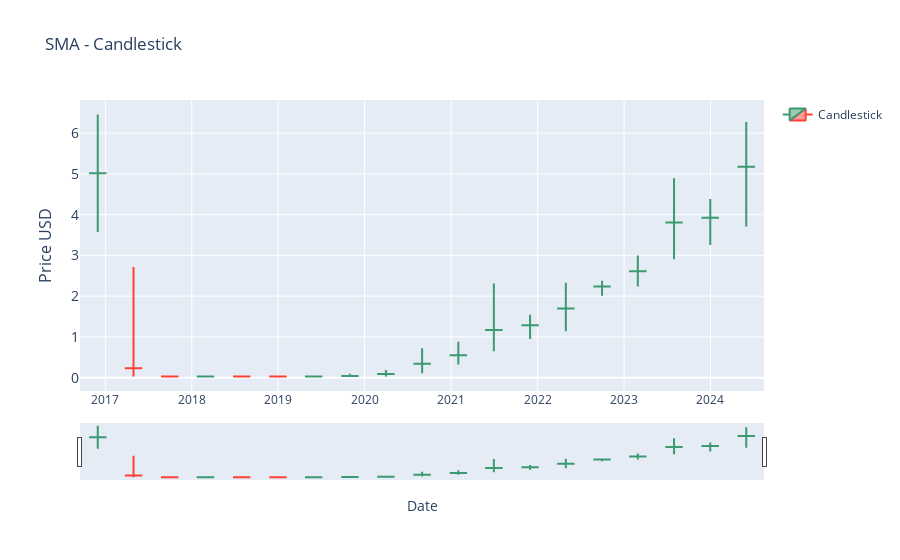

Here is the notebook cell this chart was saved with:
### Code cell
# SIMPLE Moving Average (SMA) -  CANDLESTICK  
 # | Part of Moving Averages (2) block

# NOTE: this produces candlesticks based on (specified time frame e.g. Weekly) data


import plotly.graph_objects as go
import pandas as pd
from ipywidgets import interact, DatePicker
import numpy as np

# renames current item to df
df = current_item

# Resample the data to weekly timeframe
# NOTE: Range can be altered: 'W' (week), 'M' (Month), '2D' (2 Days)
new_data = df.resample('5M').agg({
    'price_usd': ['max', 'min', 'mean'],
    'volume': 'sum'
})

# Flatten the multi-level columns and rename
new_data.columns = ['high', 'low', 'mean', 'volume']
# print(new_data.head(10))

# Function to update the graph based on the selected date range
def update_graph(start_date, end_date):


    mask = (new_data.index >= pd.to_datetime(start_date)) & (new_data.index <= pd.to_datetime(end_date))
    filtered_data = new_data.loc[mask]

    
    # Creating the candlestick chart
    fig = go.Figure(data=[go.Candlestick(x=filtered_data.index,
                                         open=filtered_data['mean'],
                                         high=filtered_data['high'],
                                         low=filtered_data['low'],
                                         close=filtered_data['mean'],
                                         name='Candlestick')])
    


    # Formatting
    fig.update_layout(
        title='SMA - Candlestick',
        xaxis_title='Date',
        yaxis_title='Price USD',
        yaxis=dict(
            title='Price USD',
            titlefont_size=16,
            tickfont_size=14,
        ),
        
        showlegend=True
    )

    fig.show()


# Creating interactive widgets for date selection
start_date_picker = DatePicker(description='Start Date', value=current_item.index[0], disabled=False)
end_date_picker = DatePicker(description='End Date', value=current_item.index[-1], disabled=False)

# Display the interactive widget
interact(update_graph, start_date=start_date_picker, end_date=end_date_picker)

### Figure 1 — Plotly figure (JSON) as saved in the notebook; plotly's stock layout.template omitted (floating-point values rounded to 4 significant figures)
{"data": [{"close": [5.016, 0.2309, 0.03, 0.03, 0.03, 0.03, 0.03, 0.04222, 0.09179, 0.3388, 0.548, 1.169, 1.285, 1.7, 2.237, 2.613, 3.809, 3.925, 5.174], "high": [6.457, 2.717, 0.03, 0.03, 0.03, 0.03, 0.03, 0.099, 0.189, 0.721, 0.884, 2.31, 1.546, 2.33, 2.379, 3.001, 4.896, 4.382, 6.272], "low": [3.576, 0.03, 0.03, 0.03, 0.03, 0.03, 0.03, 0.03, 0.03, 0.107, 0.324, 0.649, 0.948, 1.139, 2.009, 2.235, 2.906, 3.258, 3.709], "name": "Candlestick", "open": [5.016, 0.2309, 0.03, 0.03, 0.03, 0.03, 0.03, 0.04222, 0.09179, 0.3388, 0.548, 1.169, 1.285, 1.7, 2.237, 2.613, 3.809, 3.925, 5.174], "type": "candlestick", "x": ["2016-11-30T00:00:00", "2017-04-30T00:00:00", "2017-09-30T00:00:00", "2018-02-28T00:00:00", "2018-07-31T00:00:00", "2018-12-31T00:00:00", "2019-05-31T00:00:00", "2019-10-31T00:00:00", "2020-03-31T00:00:00", "2020-08-31T00:00:00", "2021-01-31T00:00:00", "2021-06-30T00:00:00", "2021-11-30T00:00:00", "2022-04-30T00:00:00", "2022-09-30T00:00:00", "2023-02-28T00:00:00", "2023-07-31T00:00:00", "2023-12-31T00:00:00", "2024-05-31T00:00:00"]}], "layout": {"showlegend": true, "title": {"text": "SMA - Candlestick"}, "xaxis": {"title": {"text": "Date"}}, "yaxis": {"tickfont": {"size": 14}, "title": {"font": {"size": 16}, "text": "Price USD"}}}}
